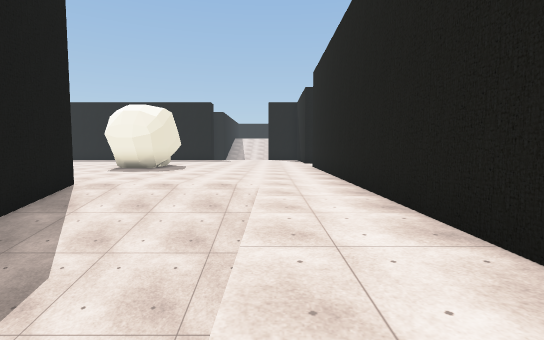
view 1 (above)

19 first-person views from a walk through a 3-D level made in the Unity game engine. The camera is 1.5 m above the floor, tilts 4° down and sees 85° across. The floor is counted in squares, 2 m on a side. Each view is taken from the middle of a square. On the plan, view 1 faces up. The plan holds only what a view shows up to about 10 squares ahead; the rest is blank. The place goes on beyond the plan. Some animated figures are not drawn. Some surface patterns are stand-ins.

view 2
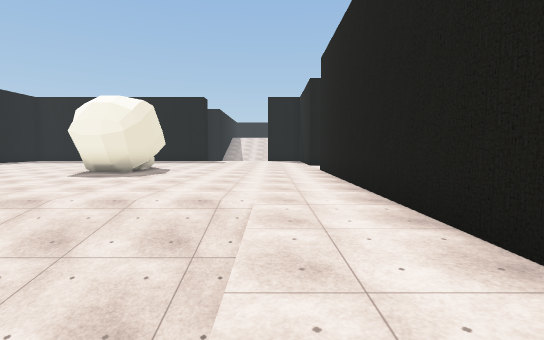

view 3
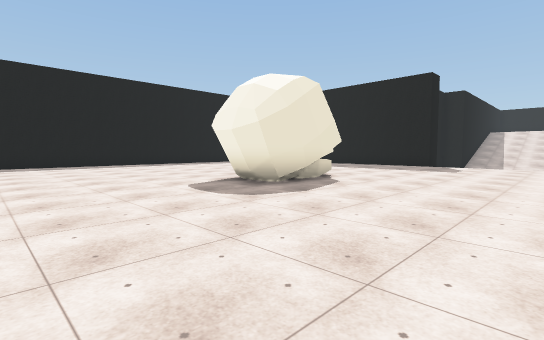

view 4
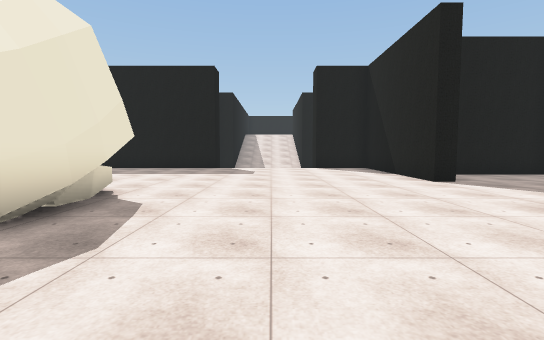

view 5
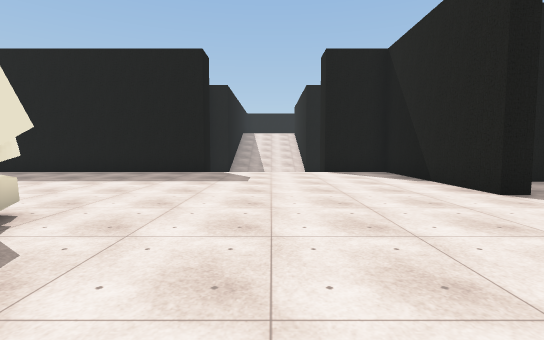

view 6
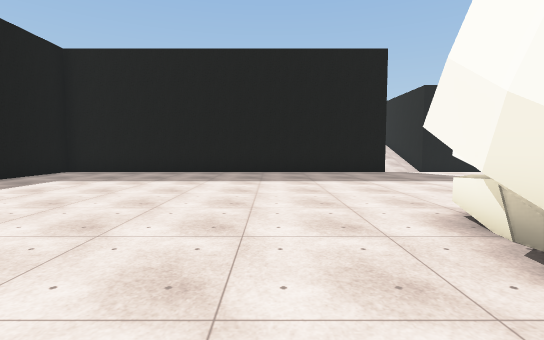

view 7
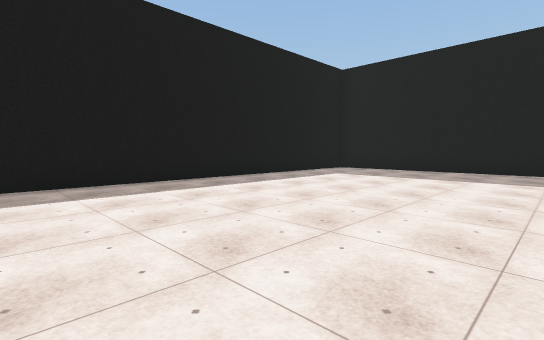

view 8
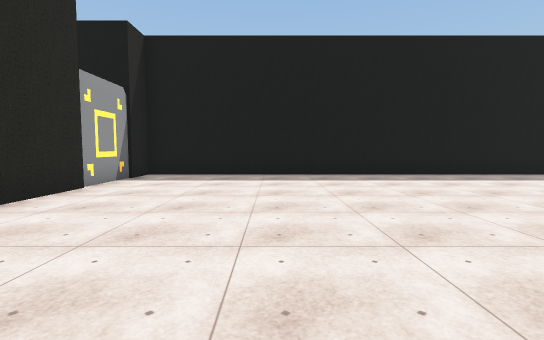

view 9
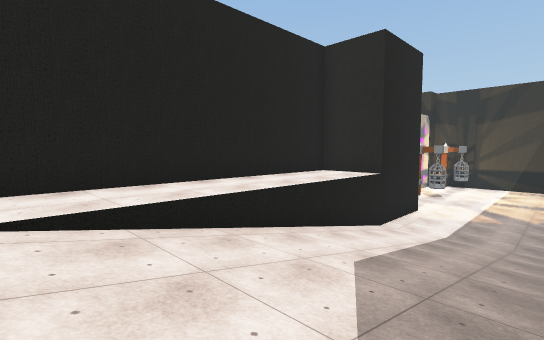

view 10
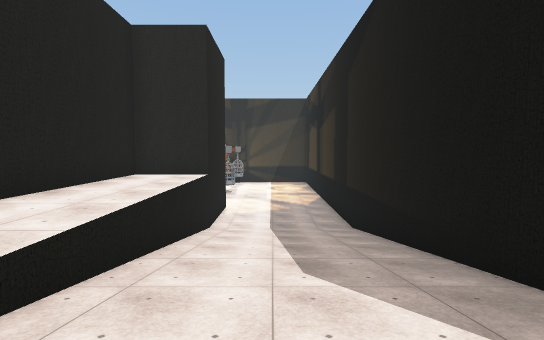

view 11
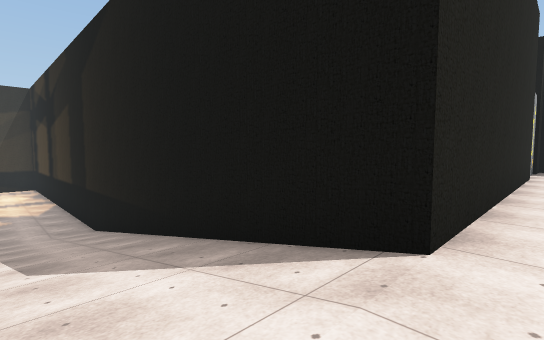

view 12
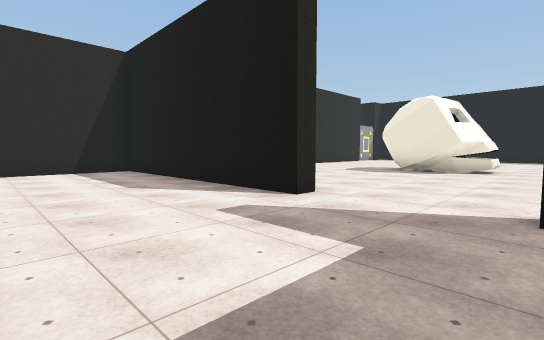

view 13
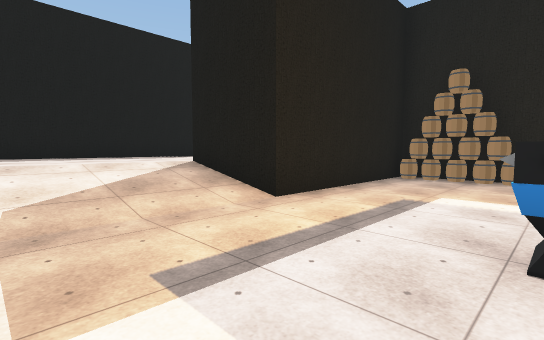

view 14
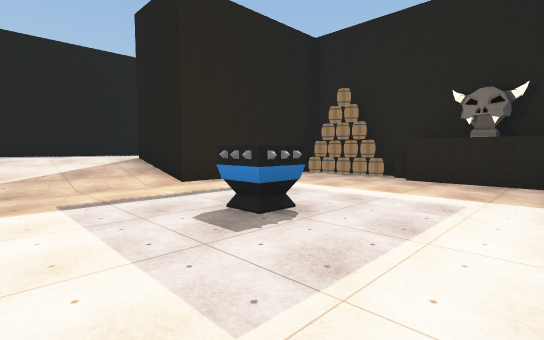

view 15
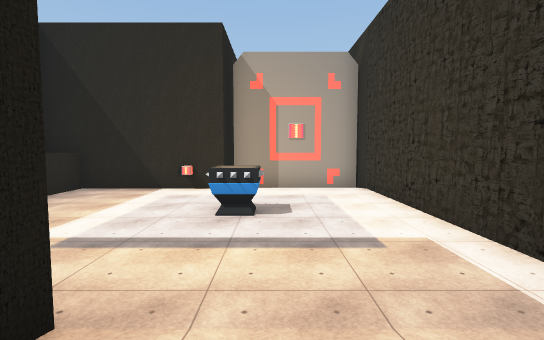

view 16
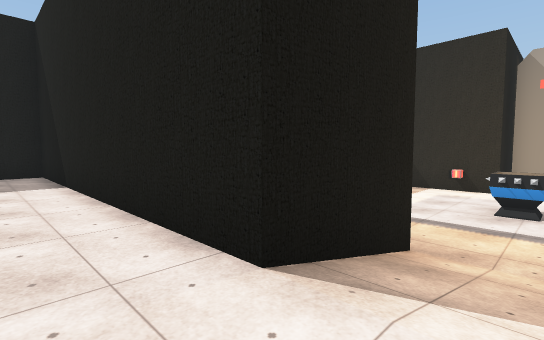

view 17
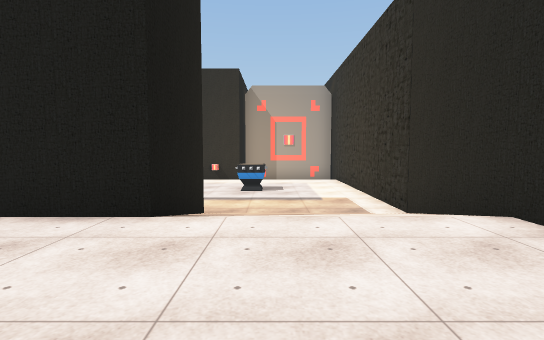

view 18
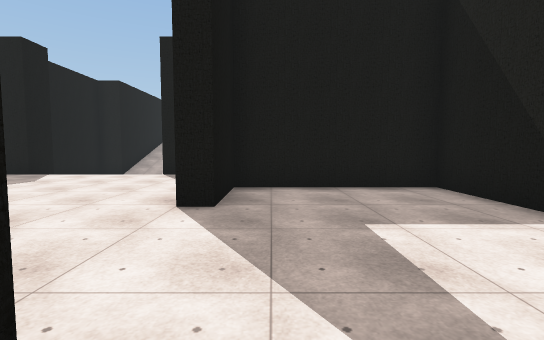

view 19
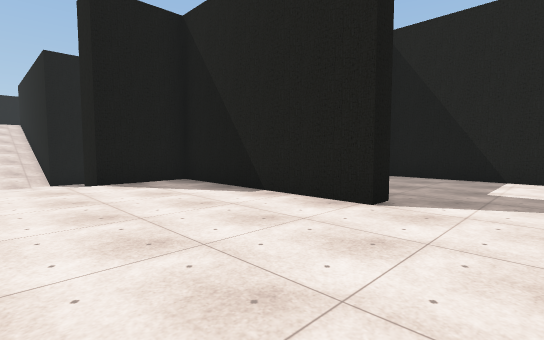

### Floor plan
Key: @ floor where view 1 was taken; # wall or solid block; . main floor; - floor 1 m lower than the main floor; _ floor 3 m lower than the main floor; / step, stairs or slope; O other object.
Columns run from 15 left of view 1 to 16 right of it. Each row starts with its distance up from view 1.
 22           #    #
 21 ###########////###
 20 #................#
 19 #................#
 18 #................######
 17 #................#....#
 16 #................#....#
 15 #.....................#
 14 #........##...........# OOO#####
 13 #........##...........##-------#
 12 #........##......#....##-------#
 11 #................#....##-------#
 10 #................#....##------O#
  9 #................#....//---O---#
  8 #................#....//-------#
  7 #................#....//-------#
  6 ###########/////.#....//-------#
  5           #/////.###############
  4           #////..#
  3           #////..#
  2           #////..#
  1           #////..#
  0           #////@.#
 -1           #////..#
 -2           #////###
 -3           #____#
 -4           #____#
 -5           #____

Positions as (right, up) in squares from view 1, and headings:
1: (0, 0), facing up
2: (0, 2), facing up
3: (0, 7), facing up-left
4: (-2, 9), facing up
5: (-2, 11), facing up
6: (-8, 11), facing up
7: (-8, 10), facing up-left
8: (-6, 10), facing left
9: (-4, 6), facing down-right
10: (-2, 6), facing down
11: (-2, 7), facing down-left
12: (6, 16), facing down-left
13: (12, 6), facing up-left
14: (15, 6), facing up-left
15: (7, 8), facing right
16: (5, 8), facing up-right
17: (3, 8), facing right
18: (3, 12), facing up
19: (-2, 14), facing up-right
